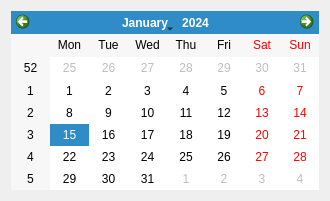
<?xml version="1.0" encoding="UTF-8"?>
<ui version="4.0">
 <class>Form</class>
 <widget class="QWidget" name="Form">
  <property name="windowModality">
   <enum>Qt::WindowModal</enum>
  </property>
  <property name="geometry">
   <rect>
    <x>0</x>
    <y>0</y>
    <width>330</width>
    <height>201</height>
   </rect>
  </property>
  <property name="contextMenuPolicy">
   <enum>Qt::NoContextMenu</enum>
  </property>
  <property name="windowTitle">
   <string>Form</string>
  </property>
  <property name="windowOpacity">
   <double>5.000000000000000</double>
  </property>
  <layout class="QGridLayout" name="gridLayout">
   <item row="0" column="0">
    <widget class="QCalendarWidget" name="calendarWidget"/>
   </item>
  </layout>
 </widget>
 <resources/>
 <connections/>
</ui>
